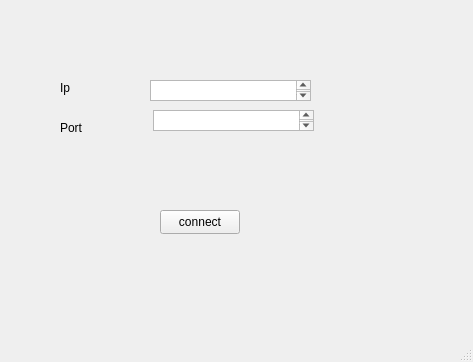
<?xml version="1.0" encoding="UTF-8"?>
<ui version="4.0">
 <class>MainWindow</class>
 <widget class="QMainWindow" name="MainWindow">
  <property name="geometry">
   <rect>
    <x>0</x>
    <y>0</y>
    <width>473</width>
    <height>362</height>
   </rect>
  </property>
  <property name="windowTitle">
   <string>MainWindow</string>
  </property>
  <widget class="QWidget" name="centralwidget">
   <widget class="QLabel" name="label">
    <property name="geometry">
     <rect>
      <x>60</x>
      <y>80</y>
      <width>58</width>
      <height>16</height>
     </rect>
    </property>
    <property name="text">
     <string>Ip</string>
    </property>
   </widget>
   <widget class="QLabel" name="label_2">
    <property name="geometry">
     <rect>
      <x>60</x>
      <y>120</y>
      <width>58</width>
      <height>16</height>
     </rect>
    </property>
    <property name="text">
     <string>Port</string>
    </property>
   </widget>
   <widget class="QTextEdit" name="textEdit">
    <property name="geometry">
     <rect>
      <x>150</x>
      <y>80</y>
      <width>161</width>
      <height>21</height>
     </rect>
    </property>
   </widget>
   <widget class="QTextEdit" name="textEdit_2">
    <property name="geometry">
     <rect>
      <x>153</x>
      <y>110</y>
      <width>161</width>
      <height>21</height>
     </rect>
    </property>
   </widget>
   <widget class="QPushButton" name="pushButton">
    <property name="geometry">
     <rect>
      <x>160</x>
      <y>210</y>
      <width>80</width>
      <height>24</height>
     </rect>
    </property>
    <property name="text">
     <string>connect</string>
    </property>
   </widget>
  </widget>
  <widget class="QMenuBar" name="menubar">
   <property name="geometry">
    <rect>
     <x>0</x>
     <y>0</y>
     <width>473</width>
     <height>22</height>
    </rect>
   </property>
  </widget>
  <widget class="QStatusBar" name="statusbar"/>
 </widget>
 <resources/>
 <connections/>
</ui>
